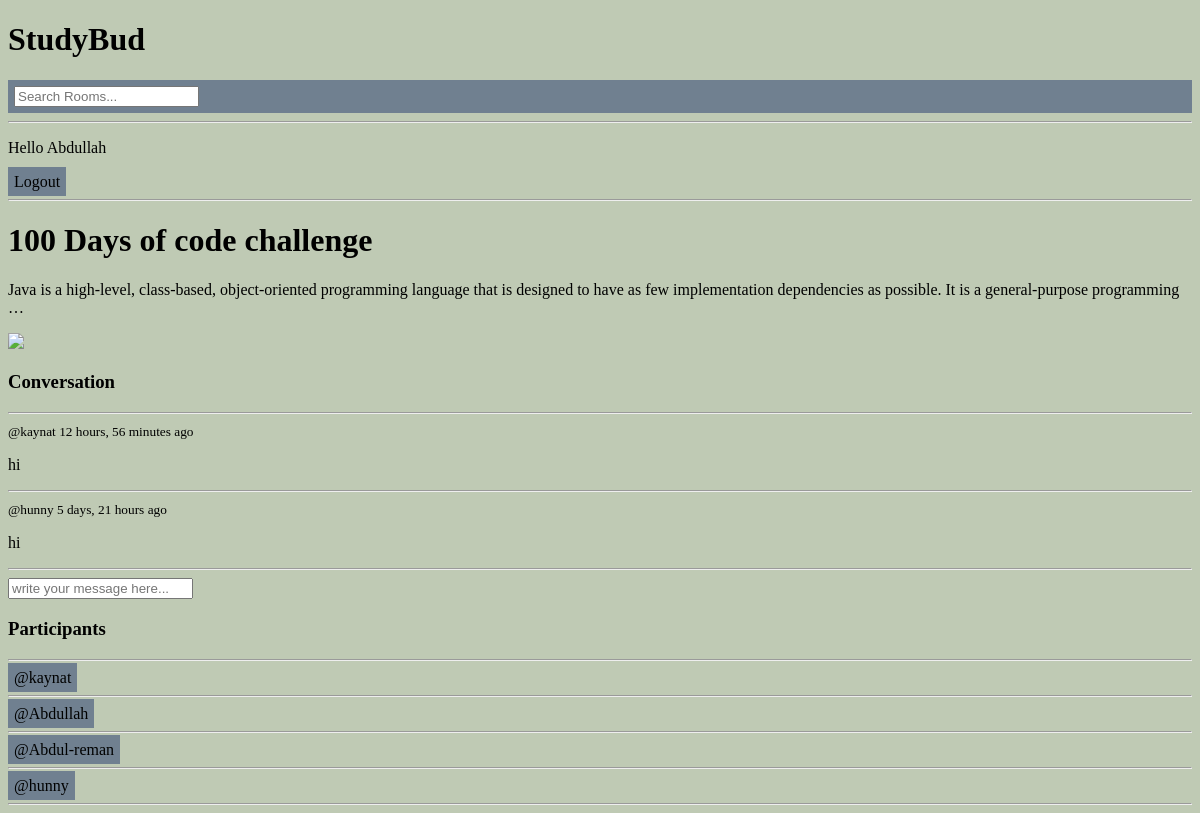
The app's page /room/2/ (signed in) with its own data.
### base/models.py (models this page shows, shortened)
class Room(models.Model):
    host =  models.ForeignKey(User, on_delete=models.SET_NULL, null= True)
    topic =  models.ForeignKey(Topic, on_delete=models.SET_NULL, null= True)
    name = models.CharField(max_length=200)
    description = models.TextField(null=True, blank=True)
    participants = models.ManyToManyField(User, related_name='Participants', blank= True)
    updated = models.DateTimeField(auto_now=True)
    created =models.DateTimeField(auto_now_add=True)
    class Meta:
        ordering = ['-updated', '-created']

class Message(models.Model):
    user = models.ForeignKey(User, on_delete=models.CASCADE)
    room = models.ForeignKey(Room, on_delete=models.CASCADE)
    body = models.TextField()
    updated = models.DateTimeField(auto_now=True)
    created =models.DateTimeField(auto_now_add=True)
    class Meta:
        ordering = ['-updated', '-created']

### base/views.py (the view, shortened to what this page needs)
# urls.py: path('room/<str:pk>/', views.room, name="room"),
def room(request, pk):
    room = Room.objects.get(id=pk)
    room_messages =room.message_set.all()
    participants =room.participants.all()
    context = {'room' : room, 'room_messages':  room_messages,'participants': participants}
    return render(request, "base/room.html", context)

### base/templates/base/room.html (shortened to what this page needs)
{% extends 'main.html' %}
{% block content%}
<div class="container" id="cont1">
    <div>
        <h1> {{room.name}} </h1>
         <p> {{room.description}}</p>
         <img src="https://media.istockphoto.com/photos/shot-of-a-hacker-using-a-laptop-picture-id1327818236?s=612x612" width=600 hight=200>
         <div class="comment-wrapper">
             <h3> Conversation</h3>
              <hr>
              {% for message in  room_messages %}
              <div>
                <small> @{{message.user}}  {{message.created|timesince}} ago </small>
                <p>{{message.body}}</p>
                <hr>
              </div>
              {% endfor %}
         </div>
         {% if request.user.is_authenticated %}
         <div class ="comment-form">
             <form method="POST" action="">
                 <input type="text" name="body" placeholder="write your message here..." />
             </form>
         </div>
         {% endif %}
    </div>
    <div>
        <h3> Participants</h3>
        <hr>
        {% for user in participants%}
        <div>
            <a href="{% url 'user-profile' room.host.id %}" class="btn">@{{user.username}}</a>
        <hr>
        </div>
        {%endfor%}
    </div>
</div>
{% endblock%}

### templates/navbar.html (shortened to what this page needs)
<div class="container" id="cont1">
<a href="/">
    <h1>StudyBud</h1>
</a>
<form method="GET" action="{% url 'home'%}" class="btn">
    <input type="text" name="q" placeholder="Search Rooms..." />
</form>
<hr>
{% if  request.user.is_authenticated %}
<P> Hello {{request.user}}</p>
<a href="{% url 'logout' %}" class="btn" >Logout</a>
{% else %}
<a href="{% url 'login' %}" class="btn"> Login</a>
{% endif%}
<hr>
</div>

### static/styles/main.css (style rules this page uses)
body { border: 2px red; background-color: rgba(104, 129, 78, 0.418); padding: 34; margin: 34; }

### templates/main.html (style rules this page uses)
.btn { background-color: slategrey; }

### templates/navbar.html (style rules this page uses)
a { text-decoration: none; color: black; }
.btn { background-color: slategrey; padding: 6px; border:none; cursor=pointer; font-size=18px; border-radius=4px; }

### base/templates/base/room.html (style rules this page uses)
a { text-decoration: none; color: black; }
.btn { background-color: slategrey; padding: 6px; border:none; cursor=pointer; font-size=20px; border-radius=4px; }

### records on screen
Room: name "100 Days of code challenge", description "Java is a high-level, class-based, object-oriented programming language that is designed to have as few implementation dependencies as possible. It is a general-purpose programming …"
Message: user "kaynat", created "12 hours, 56 minutes", body "hi"
Message: user "hunny", created "5 days, 21 hours", body "hi"

### other values on screen
{{ request.user }} "Abdullah"
{{ user.username }} "kaynat"
{{ user.username }} "Abdullah"
{{ user.username }} "Abdul-reman"
{{ user.username }} "hunny"
